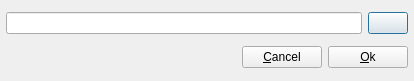
<?xml version="1.0" encoding="UTF-8"?>
<ui version="4.0">
 <class>StringDialog</class>
 <widget class="QDialog" name="StringDialog">
  <property name="geometry">
   <rect>
    <x>0</x>
    <y>0</y>
    <width>414</width>
    <height>81</height>
   </rect>
  </property>
  <property name="windowTitle">
   <string>String</string>
  </property>
  <layout class="QVBoxLayout" name="verticalLayout">
   <property name="spacing">
    <number>6</number>
   </property>
   <property name="leftMargin">
    <number>6</number>
   </property>
   <property name="topMargin">
    <number>6</number>
   </property>
   <property name="rightMargin">
    <number>6</number>
   </property>
   <property name="bottomMargin">
    <number>6</number>
   </property>
   <item>
    <layout class="QHBoxLayout" name="horizontalLayout">
     <item>
      <widget class="QLineEdit" name="lineEdit">
       <property name="toolTip">
        <string>The text.</string>
       </property>
      </widget>
     </item>
     <item>
      <widget class="QPushButton" name="buttonFileDialog">
       <property name="maximumSize">
        <size>
         <width>40</width>
         <height>16777215</height>
        </size>
       </property>
       <property name="toolTip">
        <string>Open a file dialog.</string>
       </property>
       <property name="icon">
        <iconset resource="../ressources.qrc">
         <normaloff>:/icons/icons/open127.png</normaloff>:/icons/icons/open127.png</iconset>
       </property>
      </widget>
     </item>
    </layout>
   </item>
   <item>
    <layout class="QHBoxLayout" name="horizontalLayout_2">
     <item>
      <spacer name="horizontalSpacer">
       <property name="orientation">
        <enum>Qt::Horizontal</enum>
       </property>
       <property name="sizeHint" stdset="0">
        <size>
         <width>40</width>
         <height>20</height>
        </size>
       </property>
      </spacer>
     </item>
     <item>
      <widget class="QPushButton" name="buttonCancel">
       <property name="text">
        <string>&amp;Cancel</string>
       </property>
       <property name="shortcut">
        <string notr="true">Esc</string>
       </property>
       <property name="autoDefault">
        <bool>false</bool>
       </property>
      </widget>
     </item>
     <item>
      <widget class="QPushButton" name="buttonOk">
       <property name="text">
        <string>&amp;Ok</string>
       </property>
       <property name="shortcut">
        <string notr="true">Return</string>
       </property>
      </widget>
     </item>
    </layout>
   </item>
  </layout>
 </widget>
 <resources>
  <include location="../ressources.qrc"/>
 </resources>
 <connections>
  <connection>
   <sender>buttonCancel</sender>
   <signal>clicked()</signal>
   <receiver>StringDialog</receiver>
   <slot>reject()</slot>
   <hints>
    <hint type="sourcelabel">
     <x>315</x>
     <y>68</y>
    </hint>
    <hint type="destinationlabel">
     <x>179</x>
     <y>73</y>
    </hint>
   </hints>
  </connection>
  <connection>
   <sender>buttonOk</sender>
   <signal>clicked()</signal>
   <receiver>StringDialog</receiver>
   <slot>accept()</slot>
   <hints>
    <hint type="sourcelabel">
     <x>402</x>
     <y>68</y>
    </hint>
    <hint type="destinationlabel">
     <x>214</x>
     <y>59</y>
    </hint>
   </hints>
  </connection>
 </connections>
</ui>
